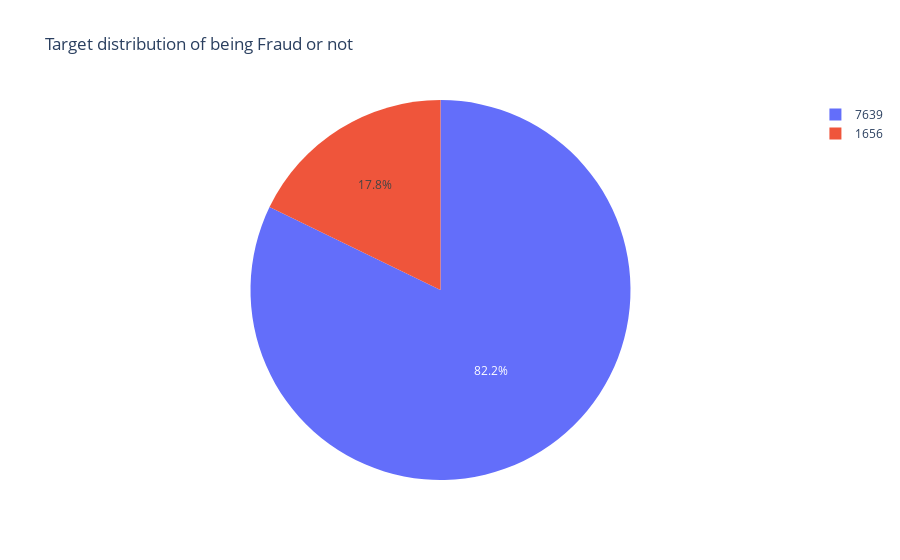

The code cell stored with this chart in its notebook:
### Markdown cell above
<div style="
    background-color:#FFFFDD;
    border-left:6px solid #FFFE00;
    padding:15px 20px;
    border-radius:8px;
    margin:15px 0;
    font-size:14px;
    line-height:1.5;
">
        <ul style="margin: 0; padding-left: 20px; text-align: justify;">
            <li>
            3. Checking Classes Distribution
         </li>
        </ul>
</div>

### Code cell
fig = px.pie(data_frame=data, names=data.FLAG.value_counts(), values=data.FLAG.value_counts().values,
title='Target distribution of being Fraud or not')
fig.show()

### Figure 1 — Plotly figure (JSON) as saved in the notebook; plotly's stock layout.template omitted (floating-point values rounded to 4 significant figures)
{"data": [{"domain": {"x": [0, 1], "y": [0, 1]}, "hovertemplate": "label=%{label}<br>value=%{value}<extra></extra>", "labels": [7639, 1656], "legendgroup": "", "name": "", "showlegend": true, "type": "pie", "values": [7639, 1656]}], "layout": {"legend": {"tracegroupgap": 0}, "title": {"text": "Target distribution of being Fraud or not"}}}
